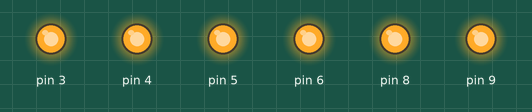
This sketch was run on a simulated Arduino Uno, built with avr-gcc and run on an emulated ATmega328P. On the bench: output pins drawn as LEDs (lit = HIGH).

Above: at 0.1 s.
Timing chart, 0 to 1.6 s (numbered marks = the images above):
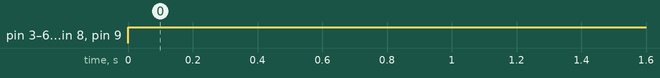

Measured:
- by itself, pin 3–6, pin 8, pin 9: LOW → HIGH at 0.00 s

The sketch:

sevenseg.ino
```cpp
// C++ code
//
void setup()
{
  pinMode(4, OUTPUT);
  pinMode(3, OUTPUT);
  pinMode(6, OUTPUT);
  pinMode(9, OUTPUT);
  pinMode(5, OUTPUT);
  pinMode(8, OUTPUT);
}

void loop()
{
  digitalWrite(4, HIGH);
  digitalWrite(3, HIGH);
  digitalWrite(6, HIGH);
  digitalWrite(9, HIGH);
  digitalWrite(5, HIGH);
  digitalWrite(8, HIGH);
  delay(10); // Delay a little bit to improve simulation performance
}
```
